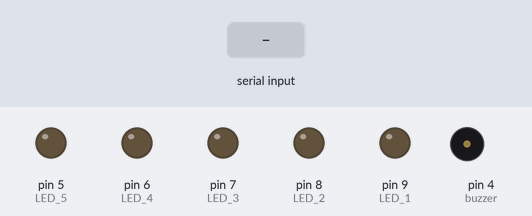
The sketch below on a simulated Arduino Uno, built with avr-gcc and run on an emulated ATmega328P. Shown: output pins drawn as LEDs (lit = HIGH), buzzer (waves = sounding). The test bench sets the inputs (shaded band).

Above: at 1.2 s.
1.3 s: "A" received over Serial
At 1.6 s:
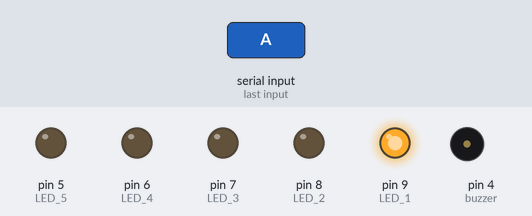
3.3 s: "B" received over Serial
At 3.7 s:
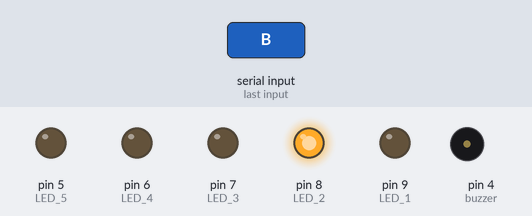
5.3 s: "C" received over Serial
At 5.7 s:
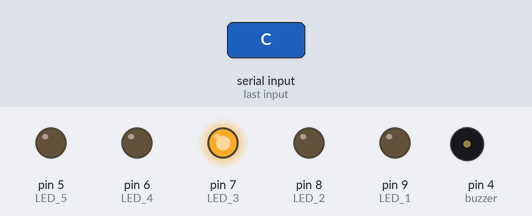
7.3 s: "D" received over Serial
At 7.7 s:
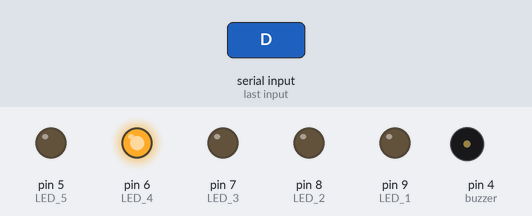
9.3 s: "E" received over Serial
At 9.7 s:
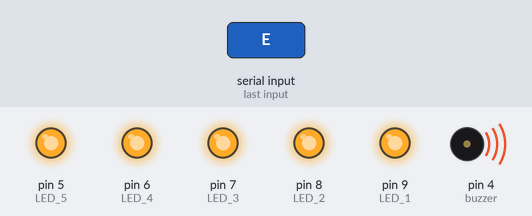
11.3 s: "F" received over Serial
At 11.6 s:
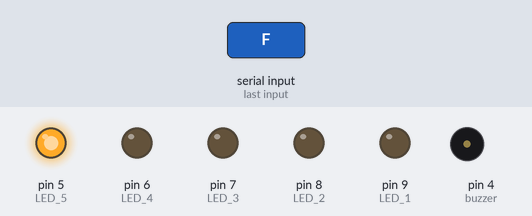
Timing chart, 0 to 14.3 s (numbered marks = the images above; inputs shaded):
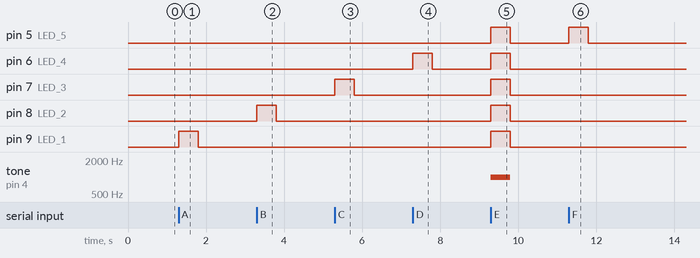

The sketch:

Final.ino
```cpp
const int buzzer = 4;

void setup() {
  Serial.begin(9600);
  pinMode(9, OUTPUT); // LED 1
  pinMode(8, OUTPUT); // LED 2
  pinMode(7, OUTPUT); // LED 3
  pinMode(6, OUTPUT); // LED 4
  pinMode(5, OUTPUT); // LED 5
  pinMode(buzzer, OUTPUT);
}

void loop() {
  if (Serial.available() > 0) {
    char data = Serial.read();

    if (data == 'A') {
      digitalWrite(9, HIGH); // LED 1 on
      digitalWrite(8, LOW);
      digitalWrite(7, LOW);
      digitalWrite(6, LOW);
      digitalWrite(5, LOW);
      noTone(buzzer);
      delay(500);
      turnOffLEDs();
    } else if (data == 'B') {
      digitalWrite(9, LOW);
      digitalWrite(8, HIGH); // LED 2 on
      digitalWrite(7, LOW);
      digitalWrite(6, LOW);
      digitalWrite(5, LOW);
      noTone(buzzer);
      delay(500);
      turnOffLEDs();
    } else if (data == 'C') {
      digitalWrite(9, LOW);
      digitalWrite(8, LOW);
      digitalWrite(7, HIGH); // LED 3 on
      digitalWrite(6, LOW);
      digitalWrite(5, LOW);
      noTone(buzzer);
      delay(500);
      turnOffLEDs();
    } else if (data == 'D') {
      digitalWrite(9, LOW);
      digitalWrite(8, LOW);
      digitalWrite(7, LOW);
      digitalWrite(6, HIGH); // LED 4 on
      digitalWrite(5, LOW);
      noTone(buzzer);
      delay(500);
      turnOffLEDs();
    } else if (data == 'E') {
      digitalWrite(9, HIGH); // All LEDs on
      digitalWrite(8, HIGH);
      digitalWrite(7, HIGH);
      digitalWrite(6, HIGH);
      digitalWrite(5, HIGH);
      tone(buzzer, 1000); // Send 1KHz sound signal...
      delay(500);       // ...for 2 seconds
      noTone(buzzer);    // Stop sound
      turnOffLEDs();
    } else if (data == 'F') {
      digitalWrite(9, LOW);
      digitalWrite(8, LOW);
      digitalWrite(7, LOW);
      digitalWrite(6, LOW);
      digitalWrite(5, HIGH); // LED 5 on
      noTone(buzzer);
      delay(500);
      turnOffLEDs();
    } else {
      turnOffLEDs();
    }
  }
}

void turnOffLEDs() {
  digitalWrite(9, LOW);
  digitalWrite(8, LOW);
  digitalWrite(7, LOW);
  digitalWrite(6, LOW);
  digitalWrite(5, LOW);
  noTone(buzzer);
}
```

Measured:
- after the input at 1.3 s, pin 9 (LED_1): LOW → HIGH at once, → LOW 0.50 s later
- after the input at 3.3 s, pin 8 (LED_2): LOW → HIGH at once, → LOW 0.50 s later
- after the input at 5.3 s, pin 7 (LED_3): LOW → HIGH at once, → LOW 0.50 s later
- after the input at 7.3 s, pin 6 (LED_4): LOW → HIGH at once, → LOW 0.50 s later
- after the input at 9.3 s, pin 5 (LED_5), pin 6 (LED_4), pin 7 (LED_3), pin 8 (LED_2), pin 9 (LED_1): LOW → HIGH at once, → LOW 0.50 s later; tone on pin 4 (buzzer): silent → 1000 Hz at once, → silent 0.50 s later
- after the input at 11.3 s, pin 5 (LED_5): LOW → HIGH at once, → LOW 0.50 s later
